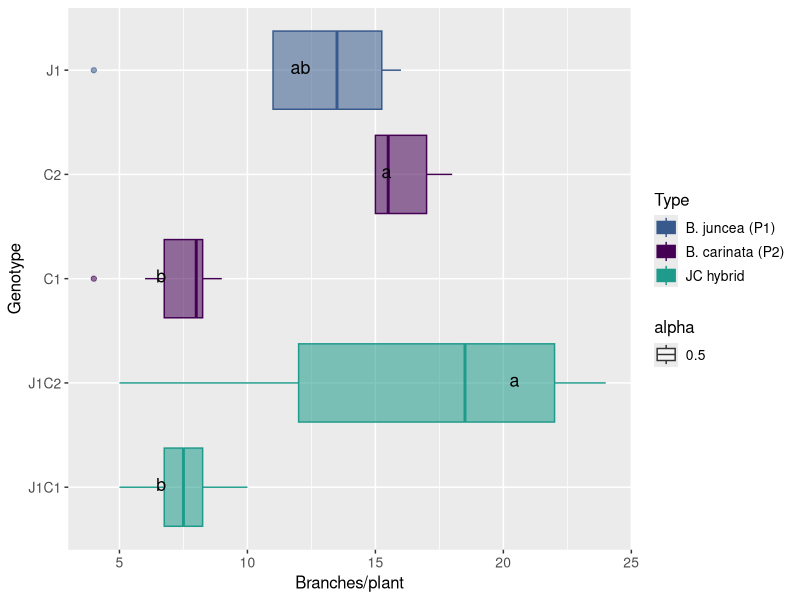

Here is the R script that generated this plot:
# Comparison 3X: branch_number in JC hybrids
#load packages 
install.packages("multcompView")
install.packages("viridis")
# loading the appropriate libraries
library(datasets)
library(dplyr)
library(viridis)
library(viridisLite)
library(tidyverse)
library(dplyr)
library(ggplot2)
library(ggpubr)
library(datasets)
library(multcompView)


# vollständige Rohdatentabelle laden ######
setwd("C:/Users/Helen Behn/Documents/R/EPPN Data Analysis/Final raw data table")
DATA <- read_csv("EPPN raw data complete 220419.csv")

#drop first column
DATA = DATA[,2:37]
View(DATA)

# subsetting
comp_3X <- DATA[DATA$Genotype %in% c("C1", "C2", "J1", "J1C1", "J1C2"), ]
head(comp_3X)
View(comp_3X)

#create column giving generation###############################################
comp_3X <- comp_3X %>%
  mutate(Type = case_when(
    Genotype == "J1" ~ "B. juncea (P1)",
    Genotype == "C1" ~ "B. carinata (P2)",
    Genotype == "C2" ~ "B. carinata (P2)",
    Genotype == "J1C1" ~ "JC hybrid",
    Genotype == "J1C2" ~ "JC hybrid"))
view(comp_3X)


# Boxplot with CLD nach Rosane Rech##########################################################
rm(anova)
rm(tukey)
rm(cld)
rm(Tk)
rm(ANOVA_Tukey_3X)

# analysis of variance
anova <- aov(branch_number ~ Genotype, data = comp_3X)
summary(anova)

# Tukey's test
tukey <- TukeyHSD(anova)
print(tukey)

# compact letter display
cld <- multcompLetters4(anova, tukey)
print(cld)

# table with factors and 3rd quantile
Tk <- group_by(comp_3X, Genotype) %>%
  summarise(mean = round(mean(branch_number, na.rm = TRUE), digits = 1), quant = round(quantile(branch_number, probs = 0.75, na.rm = TRUE), digits = 1)) %>%
  arrange(desc(mean)) #WICHTIG: arrange(desc(mean)) muss hier rein!!!

# extracting the compact letter display and adding to the Tk table
cld <- as.data.frame.list(cld$Genotype)
Tk$cld <- cld$Letters

#create column giving generation###############################################
ANOVA_Tukey_3X <- Tk %>%
  mutate(Type = case_when(
    Genotype == "J1" ~ "B. juncea (P1)",
    Genotype == "C1" ~ "B. carinata (P2)",
    Genotype == "C2" ~ "B. carinata (P2)",
    Genotype == "J1C1" ~ "JC hybrid",
    Genotype == "J1C2" ~ "JC hybrid"))
view(ANOVA_Tukey_3X)

# Reorder factor levels in comp_3 and ANOVA_Tukey_3
comp_3Xord <- comp_3X                             
comp_3Xord$Genotype <- factor(comp_3Xord$Genotype,     
                             levels = c("J1C1", "J1C2", "C1", "C2", "J1"))

ANOVA_Tukey_3Xord <- ANOVA_Tukey_3X                             
ANOVA_Tukey_3Xord$Genotype <- factor(ANOVA_Tukey_3Xord$Genotype,     
                                    levels = c("J1C1", "J1C2", "C1", "C2", "J1"))

# boxplot branch_number##############################################################
#ohne facet_wrap ###############
#boxplot ## branch_number ###
ggplot(comp_3Xord, aes(Genotype, branch_number, fill = Type, color = Type, alpha = 0.5)) + 
  geom_boxplot() +
  labs(x="Genotype", y="Branches/plant") +
  geom_text(data = ANOVA_Tukey_3Xord, aes(x = Genotype, y = quant, label = cld), color = "black", size = 4.5, vjust = 0.3, hjust = 4.5, alpha = 1) +
  coord_flip() +
  theme(axis.title = element_text(size = 16),
        legend.text = element_text(size = 10),
        legend.title = element_text(size = 12),
        axis.title.x = element_text(size = 12),
        axis.title.y = element_text(size = 12),
        axis.text.x = element_text(size = 10),
        axis.text.y = element_text(size = 10)) +
  scale_color_manual(aesthetics = c("colour", "fill"), values = c("#38598CFF", "#440154FF", "#1E9B8AFF"), 
                     breaks = c("B. juncea (P1)", "B. carinata (P2)", "JC hybrid"),
                     labels = c("B. juncea (P1)", "B. carinata (P2)", "JC hybrid")) 
